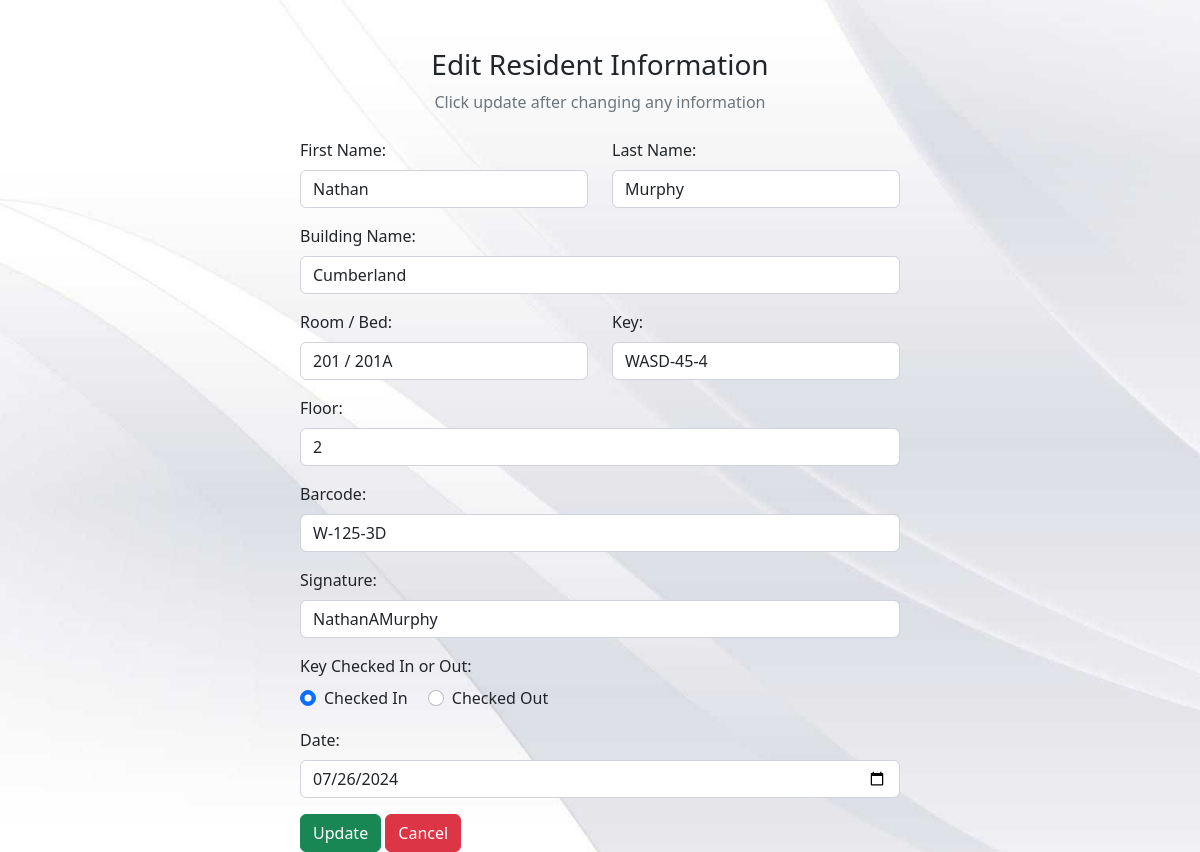
Screenshot of /edit.php?id=16 with the database file from the repository.
### edit.php (the view, shortened to what this page needs)
<?php
    include "db_conn.php";
    $id = $_GET['id'];
    $sql = "SELECT * FROM `checkin-out` WHERE id = $id LIMIT 1";
    $result = mysqli_query($conn, $sql);
    $row = mysqli_fetch_assoc($result);
?>
<!DOCTYPE html>
<html lang="en">
<head>
    <link href="https://cdn.jsdelivr.net/npm/bootstrap@5.2.3/dist/css/bootstrap.min.css" rel="stylesheet">
    <link rel="stylesheet" href="https://cdnjs.cloudflare.com/ajax/libs/font-awesome/6.4.0/css/all.min.css">
    <link rel="stylesheet" href="./src/edit.css">
</head>
<body>
    <div class="container">
        <div class="text-center mt-5 mb-4">
            <h3>Edit Resident Information</h3>
            <p class="text-muted">Click update after changing any information</p>
        </div>
        <div class="container d-flex justify-content-center">
            <form action="" method="post" style="width:50vw; min-width:300px" onsubmit="return validateForm()">
                <div class="row mb-3">
                    <div class="col">
                        <label for="first_name" class="form-label">First Name:</label>
                        <input type="text" id="first_name" class="form-control" name="first_name" value="<?php echo htmlspecialchars($row['first_name']); ?>">
                    </div>
                    <div class="col">
                        <label for="last_name" class="form-label">Last Name:</label>
                        <input type="text" id="last_name" class="form-control" name="last_name" value="<?php echo htmlspecialchars($row['last_name']); ?>">
                    </div>
                </div>
                <div class="mb-3">
                    <label for="building" class="form-label">Building Name:</label>
                    <select id="building" class="form-control" name="building">
                    <option select hidden><?php echo htmlspecialchars($row['building']); ?></option>
                    </select>
                </div>
                <div class="row mb-3">
                    <div class="col">
                        <label for="room" class="form-label">Room / Bed:</label>
                        <input type="text" id="room" class="form-control" name="room" value="<?php echo htmlspecialchars($row['room']); ?>">
                    </div>
                    <div class="col">
                        <label for="key_number" class="form-label">Key:</label>
                        <input type="text" id="key_number" class="form-control" name="key_number" value="<?php echo htmlspecialchars($row['key_number']); ?>">
                    </div>
                </div>
                <div class="mb-3">
                    <label for="floor" class="form-label">Floor:</label>
                    <input type="text" id="floor" class="form-control" name="floor" value="<?php echo htmlspecialchars($row['floor']); ?>">
                </div>
                <div class="mb-3">
                    <label for="barcode" class="form-label">Barcode:</label>
                    <input type="text" id="barcode" class="form-control" name="barcode" value="<?php echo htmlspecialchars($row['barcode']); ?>">
                </div>
                <div class="mb-3">
                    <label class="form-label">Signature:</label>
                    <input type="text" class="form-control" name="checkin_signature" value="<?php echo htmlspecialchars($row['checkin_signature']); ?>">
                </div>
                <div class="mb-3">
                    <label class="form-label">Key Checked In or Out:</label><br>
                    <div class="form-check form-check-inline">
                        <input class="form-check-input" type="radio" name="key_check" id="checked_in" value="Checked In" <?php echo ($row['Checked_in_out'] == 'Checked In') ? "checked" : ""; ?>>
                        <label class="form-check-label" for="checked_in">Checked In</label>
                    </div>
                    <div class="form-check form-check-inline">
                        <input class="form-check-input" type="radio" name="key_check" id="checked_out" value="Checked Out" <?php echo ($row['Checked_in_out'] == 'Checked Out') ? "checked" : ""; ?>>
                        <label class="form-check-label" for="checked_out">Checked Out</label>
                    </div>
                </div>
                <div class="form-container mb-3">
                    <label for="Date" class="form-label">Date:</label>
                    <input type="date" class="form-control" id="Date" name="Date" value="<?php echo htmlspecialchars($row['Date']); ?>">
                </div>
                <div class="mt-3">
                    <button type="submit" class="btn btn-success" name="submit">Update</button>
                    <a href="homepage.php" class="btn btn-danger">Cancel</a>
                </div>
            </form>
        </div>
    </div>
</body>
</html>

### src/edit.css (style rules this page uses)
body { background-color:#a90b00; background: url(white-main.jpg); background-repeat: no-repeat repeat-y; background-attachment: fixed; background-size: cover; }

### rows the page displays
checkin-out: first_name "Nathan", last_name "Murphy", building "Cumberland", room "201 / 201A", key_number "WASD-45-4", floor "2", barcode "W-125-3D", checkin_signature "NathanAMurphy", Checked_in_out "☑ Checked In", Checked_in_out "☐ Checked Out", Date "07/26/2024"
